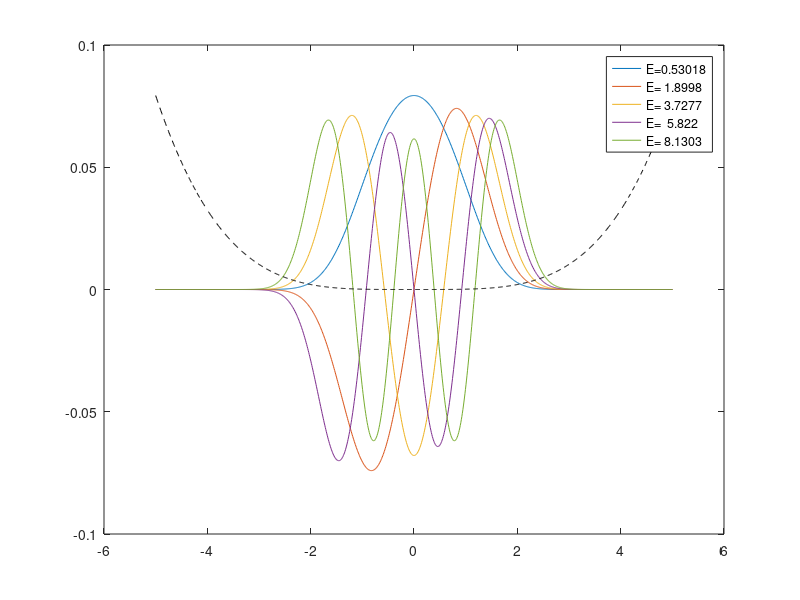

Write MATLAB code to recreate this figure.
%1 dim schrodinger equation for arbitray potential
%parameters for solving problems in the intervel -l<x<l
l=5;n=1000;x=linspace(-l,l,n)';
dx=x(2)-x(1);

%potential choose one that make you own
%U=1/2*100*x.^2; %harmonic oscillator
U=1/2*x.^4; %quatratic potential
%finite square well of width 2w and depth given
%w=l/50;
%U=-500*((heaviside(x+w)-heaviside(x-w))
%w=l/50;a=3*w;
%U=-200*(heaviside(x+w-a)-heaviside(x-w-a)+heaviside(x+w+a)-heaviside(x-w-a));

%three-point finite difference representation of laplcian,using sparse
%matrices,where you save memory by only storing non-zero matrix element
e=ones(n,1);lap=spdiags([e -2*e e],[-1 0 1],n,n)/dx^2;

%total hamiltonian
hbar=1;m=1;
H=-1/2*(hbar^2/m)*lap+spdiags(U,0,n,n);

%find lowest nmoders eigenvalues and eigenvectors of sparse matrix
nmodes=5;options.disp=0;
[V,E]=eigs(H,nmodes,'sa',options); %find eigs
[E,ind]=sort(diag(E));  %converge E to vector and sort low to high
V=V(:,ind); %rearrange corresponding eigenvectors


%generate plot of lowest energy eigenvectors V U
Usc=U*max(abs(V(:)))/max(abs(U));  %rescale U for plotting
plot(x,V,x,Usc,'--k'); %plot u and rescaled U
%add legend showing energy of plotted V
lgnd_str=[repmat('E=',nmodes,1),num2str(E)];
legend(lgnd_str)
%shg
